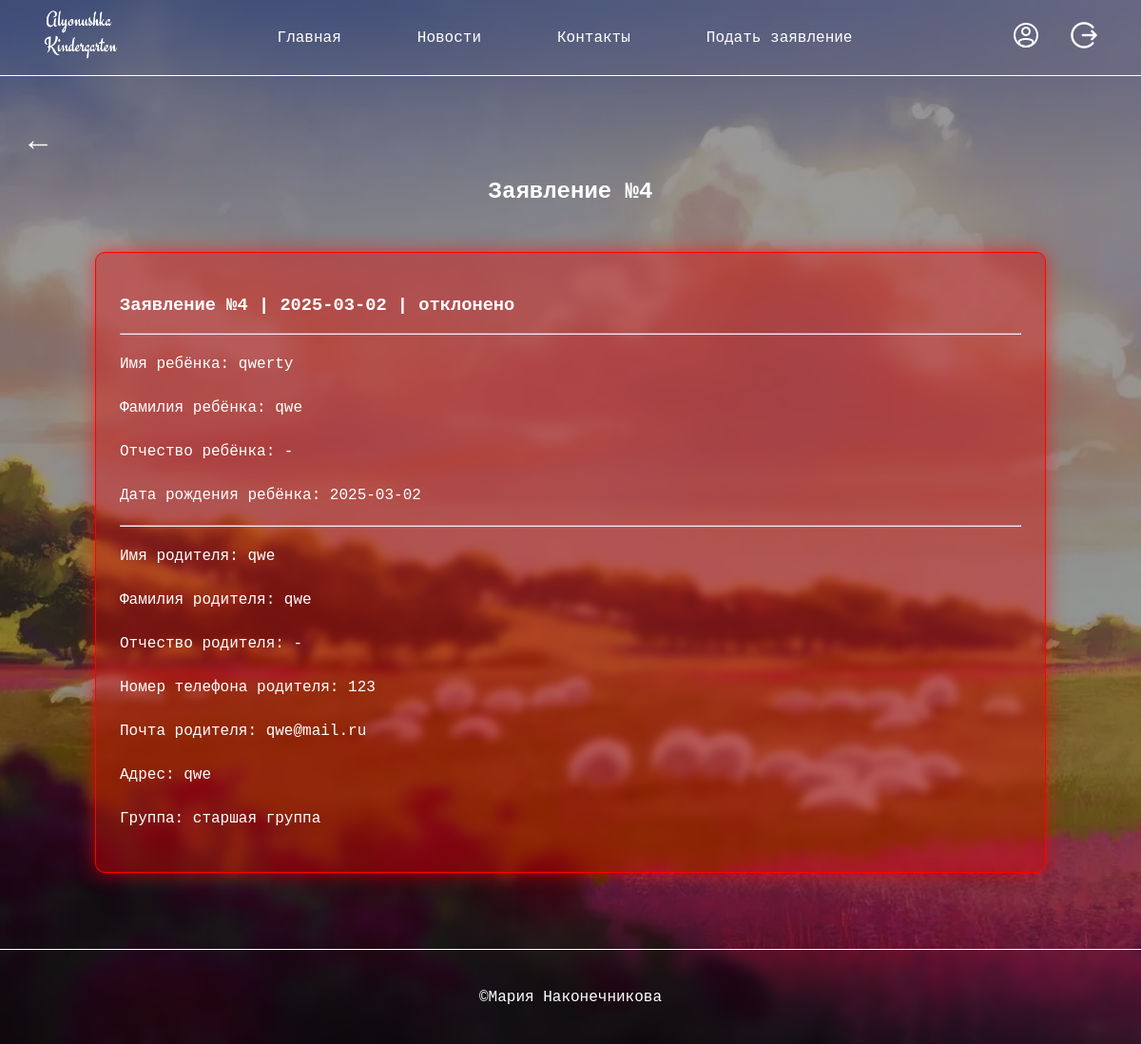
Page /static/index.php?page=applications&consider_the_application=4 (signed in) on the committed database.
### tables this page shows
CREATE TABLE `applications` (
  `id` int(12) NOT NULL,
  `login` varchar(50) NOT NULL COMMENT 'Логин пользователя',
  `child_name` varchar(50) NOT NULL COMMENT 'Имя ребёнка',
  `child_surname` varchar(50) NOT NULL COMMENT 'Фамилия ребёнка',
  `child_patronymic` varchar(50) NOT NULL DEFAULT 'none' COMMENT 'Отчество ребёнка',
  `child_birthdate` date NOT NULL COMMENT 'Дата рождения ребёнка',
  `parent_name` varchar(50) NOT NULL COMMENT 'Имя родителя',
  `parent_surname` varchar(50) NOT NULL COMMENT 'Фамилия родителя',
  `parent_patronymic` varchar(50) NOT NULL DEFAULT 'none' COMMENT 'Отчество родителя',
  `parent_phone` varchar(50) NOT NULL COMMENT 'Номер телефона родителя',
  `parent_email` varchar(50) NOT NULL DEFAULT 'none' COMMENT 'Почта родителя',
  `address` varchar(50) NOT NULL COMMENT 'Адрес проживания',
  `desired_group` varchar(50) NOT NULL COMMENT 'Группа (младшая, средняя, старшая)',
  `application_date` date NOT NULL COMMENT 'Дата подачи заявления',
  `status` varchar(50) NOT NULL DEFAULT 'не рассмотрено' COMMENT 'Статус заявления (не рассмотрен, принят, отклонён)'
);

### app/Application.php (the view, shortened to what this page needs)
<?php
class Application {
    public function consider_the_application(string $id_application): void {
        $connect = connect_data_base();
        if ($connect->connect_error) {
            die('<p class="error-text">Ошибка подключения к базе данных!</p>');
        } else {
            if ($this->checking_the_existence_application($id_application)) {
                $stmt = $connect->prepare('SELECT `id`, `child_name`, `child_surname`, `child_patronymic`, `child_birthdate`, `parent_name`, `parent_surname`, `parent_patronymic`, `parent_phone`, `parent_email`, `address`, `desired_group`, `application_date`, `status` FROM `applications` WHERE `id` = ?');
                $stmt->bind_param('s', $id_application);
                $stmt->execute();
                $result = $stmt->get_result();
                while ($row = $result->fetch_assoc()) {
                    $class_application = '';
                    switch ($row['status']) {
                        case 'отклонено':
                            $class_application = 'rejected';
                            break;
                    }
                    echo '
                        <div class="panel '. $class_application .'">
                            <h3>Заявление №'. $row['id'] .' | '. $row['application_date'] .' | '. $row['status'] .'</h3>
                            <hr>
                            <p>Имя ребёнка: '. $row['child_name'] .'</p>
                            <p>Фамилия ребёнка: '. $row['child_surname'] .'</p>
                            <p>Отчество ребёнка: '. ($row['child_patronymic'] == '' ? '-' : $row['child_patronymic']) .'</p>
                            <p>Дата рождения ребёнка: '. $row['child_birthdate'] .'</p>
                            <hr>
                            <p>Имя родителя: '. $row['parent_name'] .'</p>
                            <p>Фамилия родителя: '. $row['parent_surname'] .'</p>
                            <p>Отчество родителя: '. ($row['parent_patronymic'] == '' ? '-' : $row['parent_patronymic']) .'</p>
                            <p>Номер телефона родителя: '. $row['parent_phone'] .'</p>
                            <p>Почта родителя: '. $row['parent_email'] .'</p>
                            <p>Адрес: '. $row['address'] .'</p>
                            <p>Группа: '. $row['desired_group'] .'</p>
                        </div>
                    ';
                }
            } else {
                header('Location: /static/index.php?page=applications&&error_application=the_application_does_not_exist');
            }
        }
    }
    private function checking_the_existence_application(string $id_application): bool {
        $connect = connect_data_base();
        if ($connect->connect_error) {
            die('<p class="error-text">Ошибка подключения к базе данных!</p>');
        } else {
            $stmt = $connect->prepare('SELECT `id` FROM `applications` WHERE `id` = ?');
            $stmt->bind_param('s', $id_application);
            $stmt->execute();
            $result = $stmt->get_result();
            if ($result->num_rows > 0) {
                return true;
            } else {
                return false;
            }
        }
    }
}

### static/styles/style.css (style rules this page uses)
* { box-sizing: border-box; transition: all 0.2s; }
@media (prefers-color-scheme: light) { :root { color-scheme: light; --bg-body: white; --color-text: white; --link-hover: rgb(66, 66, 66); --bg-carts: rgb(179, 179, 179); --color-border: white; --accent-color: rgb(255, 148, 9); --hover-bg-blur: rgba(0, 0, 0, 0.253); } }
html, body { scrollbar-width: thin; scrollbar-color: white black; width: 100%; height: 100%; padding: 0; margin: 0; font-family: "Juila Mono", monospace; overflow: auto; font-size: 12pt; background-color: var(--bg-body); background-image: linear-gradient(rgba(0, 0, 0, 0.4), rgba(0, 0, 0, 0.4)), url("../images/bg.webp"); background-position: center; background-repeat: no-repeat; background-size: cover; color: var(--color-text); }
h1, h2, h3 { color: var(--color-text); }
p { line-height: 30px; }

### rows in the picture
applications: id "4", application_date "2025-03-02", status "отклонено", child_name "qwerty", child_surname "qwe", child_birthdate "2025-03-02", parent_name "qwe", parent_surname "qwe", parent_phone "123", parent_email "qwe@mail.ru", address "qwe", desired_group "старшая группа"

### other values in the picture
$_GET['consider_the_application'] "4"
